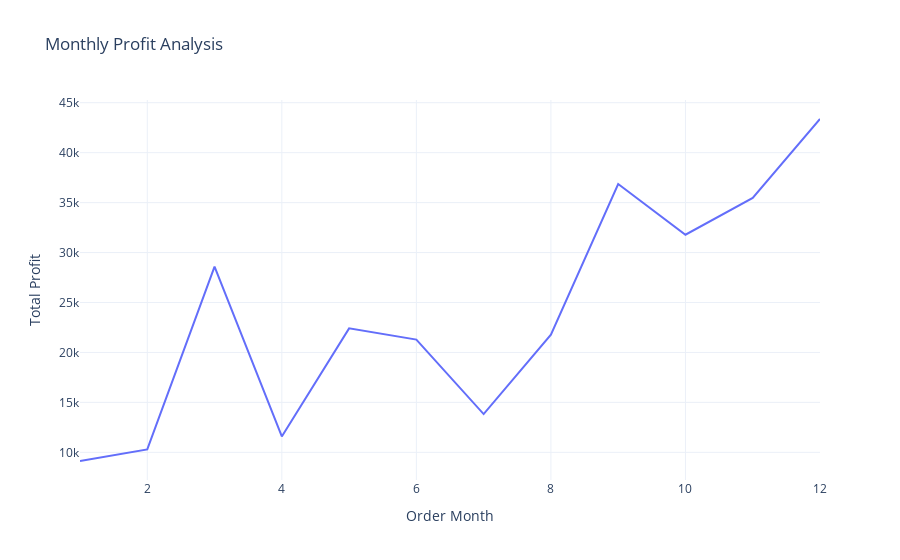

The cell this chart's notebook holds for it:
### Code cell
fig = px.line(profit_by_month, x='Order Month', y='Profit', title='Monthly Profit Analysis')
fig.update_layout(xaxis_title='Order Month', yaxis_title='Total Profit')

### Figure 1 — Plotly figure (JSON) as saved in the notebook; plotly's stock layout.template omitted (floating-point values rounded to 4 significant figures)
{"data": [{"hovertemplate": "Order Month=%{x}<br>Profit=%{y}<extra></extra>", "legendgroup": "", "line": {"color": "#636efa", "dash": "solid"}, "marker": {"symbol": "circle"}, "mode": "lines", "name": "", "orientation": "v", "showlegend": false, "type": "scatter", "x": [1, 2, 3, 4, 5, 6, 7, 8, 9, 10, 11, 12], "xaxis": "x", "y": [9134.0, 10290.0, 28590.0, 11590.0, 22410.0, 21290.0, 13830.0, 21780.0, 36860.0, 31780.0, 35470.0, 43370.0], "yaxis": "y"}], "layout": {"legend": {"tracegroupgap": 0}, "title": {"text": "Monthly Profit Analysis"}, "xaxis": {"anchor": "y", "domain": [0, 1], "title": {"text": "Order Month"}}, "yaxis": {"anchor": "x", "domain": [0, 1], "title": {"text": "Total Profit"}}}}
